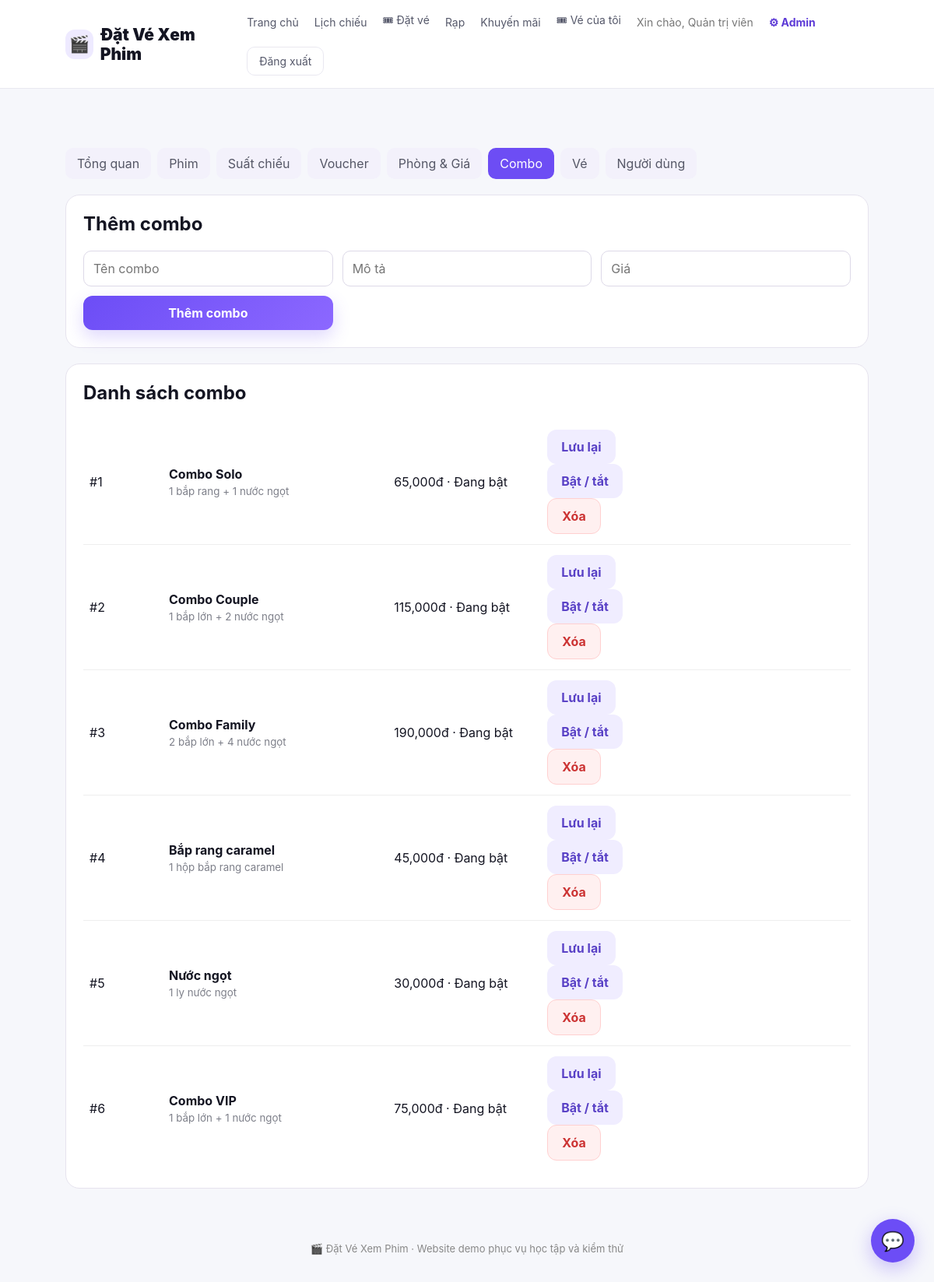
The page /admin/combos (signed in) on the database its author committed.
### tables this page shows
CREATE TABLE users(id INTEGER PRIMARY KEY AUTOINCREMENT,name TEXT NOT NULL,email TEXT UNIQUE NOT NULL,password TEXT NOT NULL,role TEXT NOT NULL DEFAULT 'user',points INTEGER NOT NULL DEFAULT 0);

CREATE TABLE combos(id INTEGER PRIMARY KEY,name TEXT NOT NULL,description TEXT DEFAULT '',price INTEGER NOT NULL,active INTEGER NOT NULL DEFAULT 1);

### admin_routes.py (the view, shortened to what this page needs)
@admin_bp.route('/combos',methods=['GET','POST'])
def combos():
    c=get_db()
    rows=c.execute('SELECT * FROM combos ORDER BY id').fetchall(); c.close(); return render_template('admin/combos.html',combos=rows)

### admin_routes.py (called while the page is built)
@admin_bp.before_request
def protect():
    if session.get('role')!='admin': return redirect(url_for('auth.login',next=request.path))

### app.py (called while the page is built, shortened)
def _get_tab_token():
    return request.args.get("tab_token") or request.form.get("tab_token") or request.headers.get("X-Tab-Token")

@app.before_request
def restore_tab_session():
    token = _get_tab_token()
    if session.get("user_id"):
        conn = get_db()
        db_user = conn.execute("SELECT id,name,role FROM users WHERE id=?", (session["user_id"],)).fetchone()
        conn.close()
        if db_user:
            session["user_name"] = db_user["name"]
            session["role"] = db_user["role"]
            update_user(token, db_user["name"], db_user["role"])
        else:
            session.clear()
            if token:
                from tab_sessions import clear_user
                clear_user(token)

@app.after_request
def keep_tab_token(response):
    token = _get_tab_token()
    return response

### database.py (called while the page is built)
def get_db():
    conn=sqlite3.connect(DB)
    conn.row_factory=sqlite3.Row
    return conn

### main_routes.py (called while the page is built)
@main_bp.app_context_processor
def inject_user():
    return {'current_user': session.get('user_name'), 'is_admin': session.get('role') == 'admin', 'poster_defaults': {m['id']: m['poster'] for m in MOVIES}}

### tab_sessions.py (called while the page is built, shortened)
def update_user(token, user_name=None, role=None):
    if not token:
        return

### templates/admin/combos.html
{% extends 'base.html' %}{% block title %}Quản lý combo{% endblock %}{% block content %}<main class="admin-page"><div class="admin-nav"><a href="/admin/">Tổng quan</a><a href="/admin/movies">Phim</a><a href="/admin/showtimes">Suất chiếu</a><a href="/admin/vouchers">Voucher</a><a href="/admin/rooms">Phòng & Giá</a><a class="active" href="/admin/combos">Combo</a><a href="/admin/tickets">Vé</a><a href="/admin/users">Người dùng</a></div><section class="admin-card"><h2>Thêm combo</h2><form class="admin-form" method="post"><input name="name" placeholder="Tên combo" required><input name="description" placeholder="Mô tả"><input name="price" type="number" placeholder="Giá" required><button class="btn btn-primary">Thêm combo</button></form></section><section class="admin-card"><h2>Danh sách combo</h2><div class="admin-table">{% for c in combos %}<div class="tr"><span>#{{c.id}}</span><span><b>{{c.name}}</b><small>{{c.description}}</small></span><span>{{'{:,}'.format(c.price)}}đ · {{'Đang bật' if c.active else 'Đang tắt'}}</span><span><form method="post"><input type="hidden" name="id" value="{{c.id}}"><input type="hidden" name="name" value="{{c.name}}"><input type="hidden" name="description" value="{{c.description}}"><input type="hidden" name="price" value="{{c.price}}"><button class="btn btn-secondary">Lưu lại</button></form><form method="post" action="/admin/combos/toggle/{{c.id}}"><button class="btn btn-secondary">Bật / tắt</button></form><form method="post" action="/admin/combos/delete/{{c.id}}" style="display:inline"><button class="btn btn-danger" onclick="return confirm('Xóa combo này?')">Xóa</button></form></span></div>{% endfor %}</div></section></main>{% endblock %}

### templates/base.html (shortened to what this page needs)
<!doctype html><html lang="vi"><head><link rel="stylesheet" href="{{ url_for('static',filename='style.css') }}"></head><body>
<header class="site-header"><a class="brand" href="/"><span class="brand-icon">🎬</span><span>Đặt Vé Xem Phim</span></a><nav><a href="/">Trang chủ</a><a href="/showtimes">Lịch chiếu</a><a href="/booking">🎟 Đặt vé</a><a href="/cinemas">Rạp</a><a href="/promotions">Khuyến mãi</a>{% if current_user %}<a href="/tickets">🎟 Vé của tôi</a><span class="hello">Xin chào, {{current_user}}</span>{% if is_admin %}<a class="admin-link" href="/admin">⚙ Admin</a>{% endif %}<a class="nav-outline" href="/logout">Đăng xuất</a>{% else %}<a href="/login">Đăng nhập</a><a class="nav-cta" href="/register">Đăng ký</a>{% endif %}</nav></header>
{% block content %}{% endblock %}<footer class="footer">🎬 Đặt Vé Xem Phim · Website demo phục vụ học tập và kiểm thử</footer>
<button type="button" class="chat-button" id="chatOpen" aria-label="Mở trợ lý chatbot">💬</button>
</body></html>

### static/style.css (style rules this page uses)
:root { --bg:#f6f7fb;--surface:#fff;--ink:#141522;--muted:#6f7280;--primary:#6c4df6;--primary2:#8c68ff;--line:#e9e8f0;--success:#18864b;--danger:#c63d4d;--shadow:0 18px 50px rgba(31,27,66,.08) }
* { box-sizing:border-box }
html { scroll-behavior:smooth }
body { margin:0;font-family:Inter,ui-sans-serif,system-ui,-apple-system,BlinkMacSystemFont,"Segoe UI",Arial,sans-serif;background:var(--bg);color:var(--ink) }
a { color:inherit }
button,input { font:inherit }
.site-header { position:sticky;top:0;z-index:50;background:rgba(255,255,255,.94);backdrop-filter:blur(14px);border-bottom:1px solid var(--line);padding:16px 7%;display:flex;justify-content:space-between;align-items:center;gap:20px }
.brand { text-decoration:none;font-size:21px;font-weight:900;display:flex;align-items:center;gap:9px }
.brand-icon { width:38px;height:38px;border-radius:12px;display:grid;place-items:center;background:#eeeaff }
.site-header nav { display:flex;align-items:center;gap:20px;flex-wrap:wrap;font-size:14px }
.site-header nav a { text-decoration:none;color:#55586a }
.nav-cta,.nav-outline { padding:9px 15px;border-radius:10px }
.nav-outline { border:1px solid var(--line) }
.hello { color:#777 }
.footer { text-align:center;color:#888;padding:35px 15px;font-size:13px }
main { width:86%;max-width:1180px;margin:34px auto }
.btn { display:inline-flex;justify-content:center;align-items:center;gap:8px;border:0;padding:12px 18px;border-radius:12px;text-decoration:none;cursor:pointer;font-weight:750;transition:.2s }
.btn-primary { background:linear-gradient(135deg,var(--primary),var(--primary2));color:#fff;box-shadow:0 9px 22px rgba(108,77,246,.22) }
.btn-secondary { background:#f0edff;color:#5941c6 }
.chat-button { position:fixed;right:25px;bottom:25px;width:56px;height:56px;border:0;border-radius:50%;background:var(--primary);color:#fff;font-size:24px;cursor:pointer;box-shadow:0 8px 24px #6c4df655;z-index:80 }
.admin-link { color:#5d3bd6!important;font-weight:700 }
.admin-page { padding-top:42px }
.admin-nav { display:flex;gap:8px;flex-wrap:wrap;margin-bottom:20px }
.admin-nav a { padding:10px 15px;border-radius:10px;text-decoration:none;color:#555766;background:#f3f1fb }
.admin-nav a.active,.admin-nav a:hover { background:#6d4df4;color:#fff }
.admin-card { background:#fff;border:1px solid #e6e3ee;border-radius:18px;padding:22px;margin-bottom:20px }
.admin-card h2 { margin-top:0 }
.admin-form { display:grid;grid-template-columns:repeat(3,1fr);gap:12px }
.admin-form input,.admin-form select,.admin-table select { padding:12px;border:1px solid #ddd9e8;border-radius:10px }
.admin-table { display:grid }
.tr { display:grid;grid-template-columns:90px 1.5fr 1fr 1fr 1fr;gap:12px;align-items:center;padding:13px 8px;border-bottom:1px solid #eee }
.tr:last-child { border-bottom:0 }
.tr small { display:block;color:#7d7f89;margin-top:4px }
.btn-danger { background:#fff0f0;color:#c33;border:1px solid #ffd0d0 }

### rows shown on the page
users: name "Quản trị viên"
combos: id "1", name "Combo Solo", description "1 bắp rang + 1 nước ngọt", price "65,000", active "Đang bật"
combos: id "2", name "Combo Couple", description "1 bắp lớn + 2 nước ngọt", price "115,000", active "Đang bật"
combos: id "3", name "Combo Family", description "2 bắp lớn + 4 nước ngọt", price "190,000", active "Đang bật"
combos: id "4", name "Bắp rang caramel", description "1 hộp bắp rang caramel", price "45,000", active "Đang bật"
combos: id "5", name "Nước ngọt", description "1 ly nước ngọt", price "30,000", active "Đang bật"
combos: id "6", name "Combo VIP", description "1 bắp lớn + 1 nước ngọt", price "75,000", active "Đang bật"
